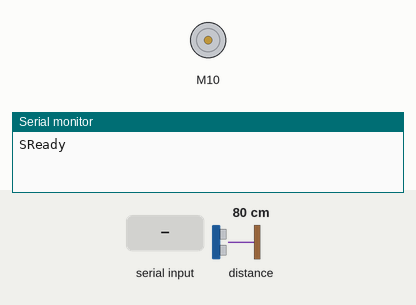
The sketch below on a simulated Arduino Uno, built with avr-gcc and run on an emulated ATmega328P. Parts: DC motor (green arrow = forward, orange = backward, longer = faster), the last lines printed to the serial monitor. The inputs (shaded band) are chosen by the test bench; at power-on: distance to the obstacle 80 cm.

Above: at 1.2 s.
1.3 s: "30,150\n" received over Serial
At 1.54 s:
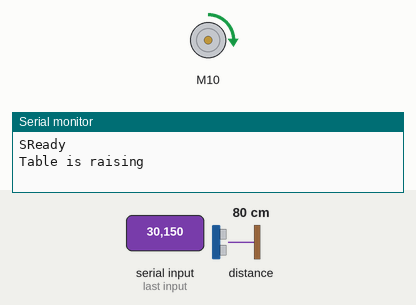
At 2.2 s:
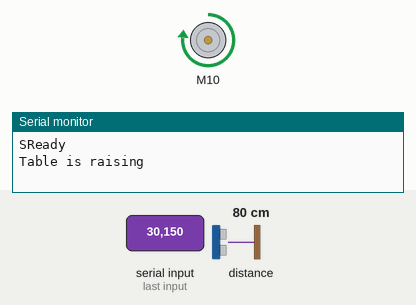
4.3 s: distance to the obstacle set to 197 cm
At 4.9 s:
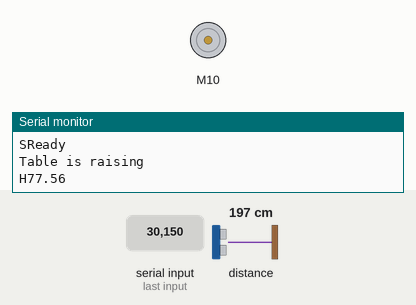
5.9 s: distance to the obstacle set to 204 cm
Timing chart, 0 to 8.9 s (numbered marks = the images above; inputs shaded):
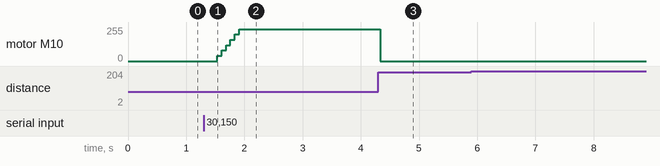

Measured:
- after the input at 1.3 s, motor M10: moves from stopped to forward 240/255 over 0.38 s, starting after 0.23 s
- after the input at 4.3 s, motor M10: forward 240/255 → stopped at once
- after the input at 5.9 s, every drawn part: stays the same

The sketch:

standing_desk_controller.ino
```cpp
#include "Adafruit_VL53L0X.h"
#include "BTS7960.h"

Adafruit_VL53L0X lox = Adafruit_VL53L0X();

const uint8_t EN = 8;
const uint8_t L_PWM = 10;
const uint8_t R_PWM = 9;
BTS7960 motorController(EN, L_PWM, R_PWM);

void setup() {
  Serial.begin(115200);
  for(int i=2; i < 22; i++) {
    if(i ==  18 || i ==  19){
      //skip
    }
    else {
      digitalWrite(i, LOW);
    }
  }

  // wait until serial port opens for native USB devices
  while (! Serial) {
    delay(1);
  }

  if (!lox.begin()) {
    Serial.println("SFailed to boot VL53L0X");
    while(1);
  }
  Serial.println("SReady");
}

void loop() {
  while (Serial.available() == 0) {
  }
  int menuChoice = 0;
  float tableHeight=0.0, height=0.0;
  float x = Serial.parseFloat();
  //Serial.println(x);
  //Serial.println(menuChoice);
  if (x > 100.00 && x < 200.00) {
    height = x - 100.00;
    menuChoice = 1;
  } else if (x > 200.00 && x < 300.00) {
    height = x - 200.00;
    menuChoice = 2;
  } else if (x > 700.00 && x < 800.00) {
    height = x - 700.00;
    menuChoice = 3;
  } else if (x == 888.00) {
    menuChoice = 4;
  }

  switch (menuChoice) {
    case 1://Up
      tableHeight = readTableRange();
      //Serial.print("Height"); Serial.println(height);
      if (tableHeight < height) {
        Serial.println("Table is raising");
        tableUp(height,tableHeight);
        tableStopRight();
        tableHeight = readTableRange();
        Serial.print("H");Serial.println(tableHeight);
      }
      break;

    case 2://Down
      tableHeight = readTableRange();
      //Serial.print("Height"); Serial.println(height);
      if (tableHeight > height) {
        Serial.println("Table is lowering");
        tableDown(height,tableHeight);
        tableStopLeft();
        tableHeight = readTableRange();
        Serial.print("H");Serial.println(tableHeight);
      }
      break;

    case 3:
      //Serial.print("Height"); Serial.println(height);
      tableHeight = readTableRange();
      if (tableHeight < height) {//@Height UP
        Serial.println("Table is raising");
        tableUp(height,tableHeight);
        tableStopRight();
        tableHeight = readTableRange();
        Serial.print("H");Serial.println(tableHeight);

      } else if (tableHeight > height) {//@Height Down
        Serial.println("Table is lowering");
        tableDown(height,tableHeight);
        tableStopLeft();
        tableHeight = readTableRange();
        Serial.print("H");Serial.println(tableHeight);

      }
      break;

    case 4:
      tableHeight = readTableRange();
      Serial.print("H");Serial.println(tableHeight);
      break;
  }
}

float readTableRange() {
  VL53L0X_RangingMeasurementData_t measure;
  float Samples=0.0, AvgRange=0.0, rangeInch=0.0;
  //Serial.print("Reading a measurement... ");
  lox.rangingTest(&measure, false); // pass in 'true' to get debug data printout!
  if (measure.RangeStatus != 4) {  // phase failures have incorrect data
    for (int x = 0; x < 25; x++){
      Samples = Samples + measure.RangeMilliMeter;
      delay(1);
    }
    AvgRange=Samples/25.0;
    rangeInch = AvgRange / 25.4;
    return rangeInch;
  } else {
    Serial.println("Sout of range");
    return rangeInch;
  }
}

void tableUp(float height, float tableHeight) {
  motorController.Enable();
  delay(100);
  float diff = height - tableHeight;
  int speedSet = 0;
  if (diff >= 2.0) {
    for(int speed = 0 ; speed < 255; speed+=40) {
      motorController.TurnRight(speed);
      speedSet = speed;
      delay(75);
    }
  } else {
    for(int speed = 0 ; speed < 180; speed+=40) {
      motorController.TurnRight(speed);
      speedSet = speed;
      delay(75);
    }
  }

  while (tableHeight < height) {
    //Serial.println("Up Loop");
    tableHeight = readTableRange();
    //Serial.println(tableHeight);
    diff = height - tableHeight;
    if (diff < 2.00 && speedSet > 180) {
      motorController.TurnRight(180);
    }
    float doneFlag = lookForBreak();
    if (doneFlag == 555.00) {
      Serial.println("SAbort");
      tableStopRight();
      break;
    }
  }
}

void tableDown(float height, float tableHeight) {
  motorController.Enable();
  delay(100);
  float diff = tableHeight - height;
  int speedSet = 0;
  if (diff >= 2.0) {
    for(int speed = 0 ; speed < 255; speed+=40) {
      motorController.TurnLeft(speed);
      speedSet = speed;
      delay(75);
    }
  } else {
    for(int speed = 0 ; speed < 180; speed+=40) {
      motorController.TurnLeft(speed);
      speedSet = speed;
      delay(75);
    }
  }
  while (tableHeight > height) {
    //Serial.println("Low Loop");
    tableHeight = readTableRange();
    //Serial.println(tableHeight);
    diff = tableHeight - height;
    if (diff < 2.00 && speedSet > 180) {
      motorController.TurnLeft(180);
    }
    float doneFlag = lookForBreak();
    if (doneFlag == 555.00) {
      Serial.println("SAbort");
      tableStopLeft();
      break;
    }
  }
}

void tableStopRight() {
  motorController.TurnRight(0);
  motorController.Stop();
  delay(100);
  motorController.Disable();
}

void tableStopLeft() {
  motorController.TurnLeft(0);
  motorController.Stop();
  delay(100);
  motorController.Disable();
}

float lookForBreak() {
  float z = 0.00;
  if (Serial.available() != 0) {
     z = Serial.parseFloat();
    return z;
  }
}
```
